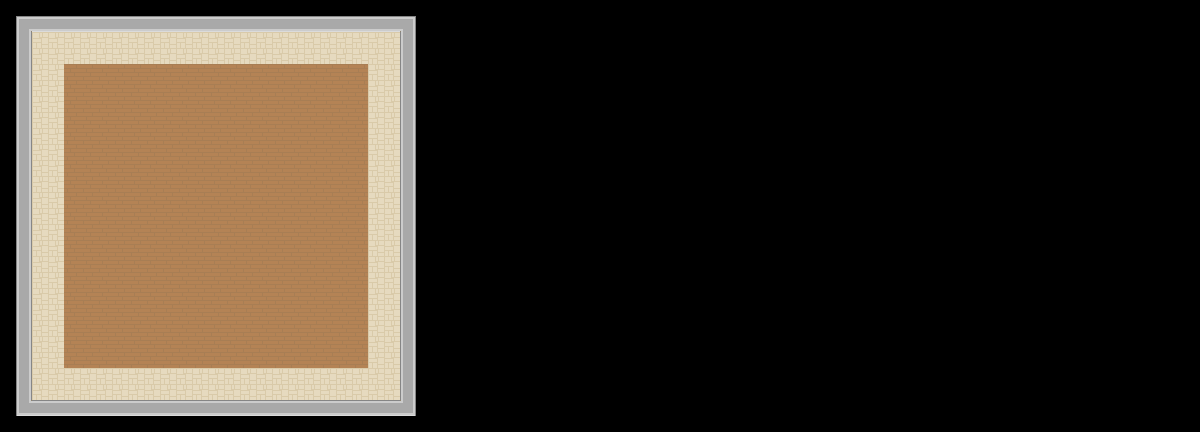

Below is a game level as drawn by its tile map, then a one-line description and the .tmx that defines it (tile-layer data replaced by summaries):
An orthogonal 75x27 tile map with 16x16 px tiles, 3 tile layers (wall, sidewalk, road) and 4 objects (4x wall).

<map version="1.5" tiledversion="1.7.2" orientation="orthogonal" renderorder="right-down" width="75" height="27" tilewidth="16" tileheight="16" infinite="0" nextlayerid="8" nextobjectid="14">
 <properties>
  <property name="box_game" value="49,1" />
  <property name="box_obs" value="27,1" />
  <property name="box_train" value="27,15" />
 </properties>
 <tileset firstgid="1" source="roguelike_16x16.tsx" />
 <layer id="1" name="wall" width="75" height="27">
  <data>[2025 cells, 96 non-empty, 6 distinct tile ids]</data>
 </layer>
 <layer id="2" name="sidewalk" width="75" height="27">
  <data>[2025 cells, 168 non-empty, 1 distinct tile ids]</data>
 </layer>
 <layer id="3" name="road" width="75" height="27">
  <data>[2025 cells, 361 non-empty, 1 distinct tile ids]</data>
 </layer>
 <objectgroup id="4" name="obj_wall">
  <object id="1" name="wall" type="wall" x="16" y="16" width="16" height="400" />
  <object id="2" name="wall" type="wall" x="32" y="400" width="368" height="16" />
  <object id="3" name="wall" type="wall" x="400" y="16" width="16" height="400" />
  <object id="4" name="wall" type="wall" x="32" y="16" width="368" height="16" />
 </objectgroup>
</map>
